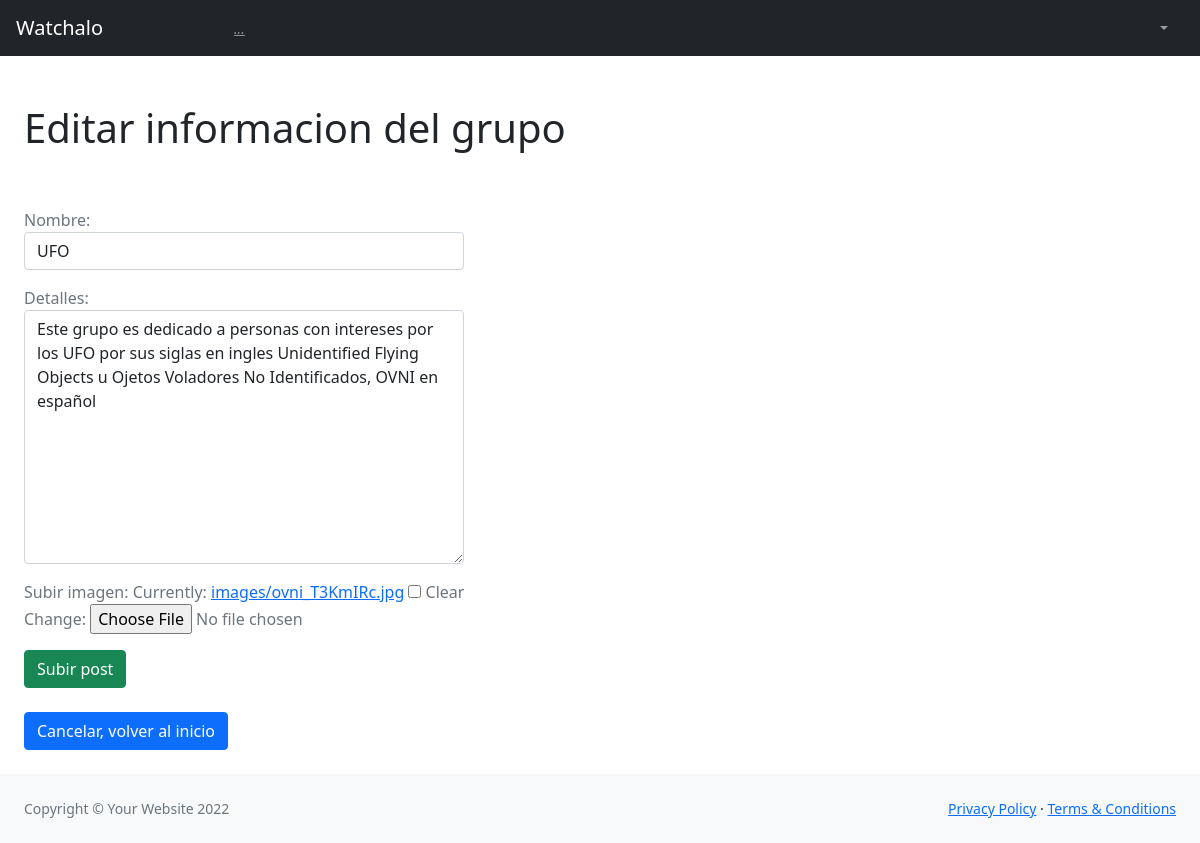
Screenshot of /Aplicacion2/grupos/edit/25 (signed in) with the database file from the repository.
### Aplicacion2/models.py (models this page shows, shortened)
class Grupo(models.Model):
    id = models.AutoField(primary_key=True)
    creator = models.ForeignKey(User,blank = True, null=True, verbose_name="creator", on_delete=models.CASCADE)
    nombre = models.CharField(max_length=255,blank=True, null=True,)
    detalles = models.CharField(max_length=255,blank=True, null=True,)
    imagen = models.ImageField(blank = True, null = True, upload_to="images/", verbose_name="Subir imagen", default ="grupos_default_img")

### Aplicacion2/views.py (the view)
# urls.py: path('grupos/edit/<int:pk>', login_required(UpdateGrupoView.as_view()), name = 'edit_grupo'),
class UpdateGrupoView(UpdateView):
    model = Grupo
    form_class = GrupoCreateForm
    template_name = 'Aplicacion2/editarGrupo.html'

### Aplicacion2/forms.py
class GrupoCreateForm(forms.ModelForm):
    class Meta:
        model = Grupo
        fields = ['nombre','detalles', 'imagen']
        widgets = {
            'nombre': forms.TextInput(attrs={'class': 'form-control'}),
            'detalles': forms.Textarea(attrs={'class': 'form-control'}),
        }

### Aplicacion2/templates/Aplicacion2/editarGrupo.html (shortened to what this page needs)
{% extends "Aplicacion1/padre.html" %}
{% load static %}
{% block seccion_nombre %}
    <h1>Editar informacion del grupo</h1>
    <br>
    <br>
{% endblock %}
{% block cuerpo %}
<form method="POST" enctype="multipart/form-data">{% csrf_token %}
    {{form.as_p}}
    <input type="submit" class="btn btn-success" value="Subir post">
</form>
<br>
<a href="{% url 'Aplicacion2:grupos' %}"><button type="button" class="btn btn-primary">Cancelar, volver al inicio</button></a>
{% endblock %}

### rows the page displays
Grupo: nombre "UFO", detalles "Este grupo es dedicado a personas con intereses por los UFO por sus siglas en ingles Unidentified Flying Objects u Ojetos Voladores No Identificados, OVNI en español"
